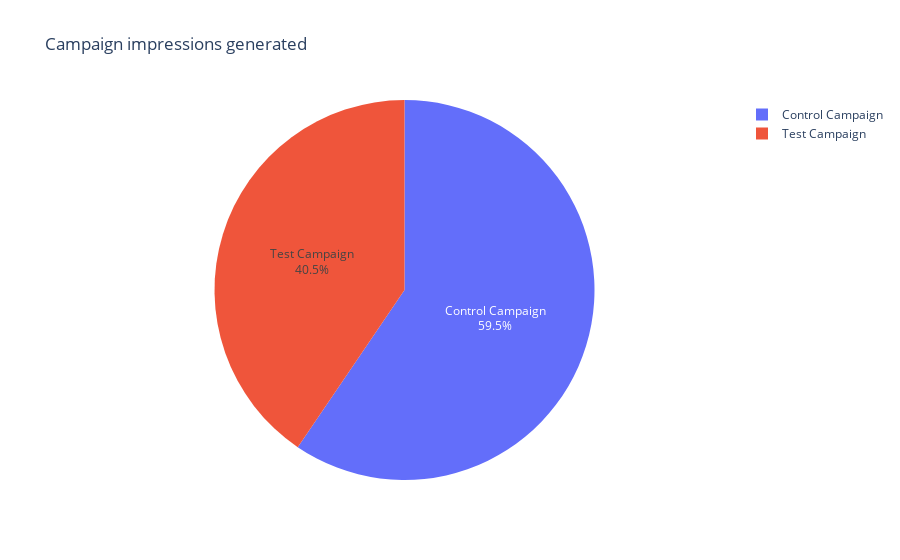

The notebook cell saved with this chart:
### Code cell
# Plot a pie chart to visualize the campaign impressions

pie_chart = px.pie(campaign_grouped_impressions, values='Total impressions', names='Campaign Name',
                   title='Campaign impressions generated', hole=0,)
                   #hover_data=['Campaign Name'])

pie_chart.update_traces(textposition='inside', textinfo='percent+label')
pie_chart.show()

### Figure 1 — Plotly figure (JSON) as saved in the notebook; plotly's stock layout.template omitted (floating-point values rounded to 4 significant figures)
{"data": [{"domain": {"x": [0, 1], "y": [0, 1]}, "hole": 0, "hovertemplate": "Campaign Name=%{label}<br>Total impressions=%{value}<extra></extra>", "labels": ["Control Campaign", "Test Campaign"], "legendgroup": "", "name": "", "showlegend": true, "textinfo": "percent+label", "textposition": "inside", "type": "pie", "values": [3287000.0, 2237544]}], "layout": {"legend": {"tracegroupgap": 0}, "title": {"text": "Campaign impressions generated"}}}
